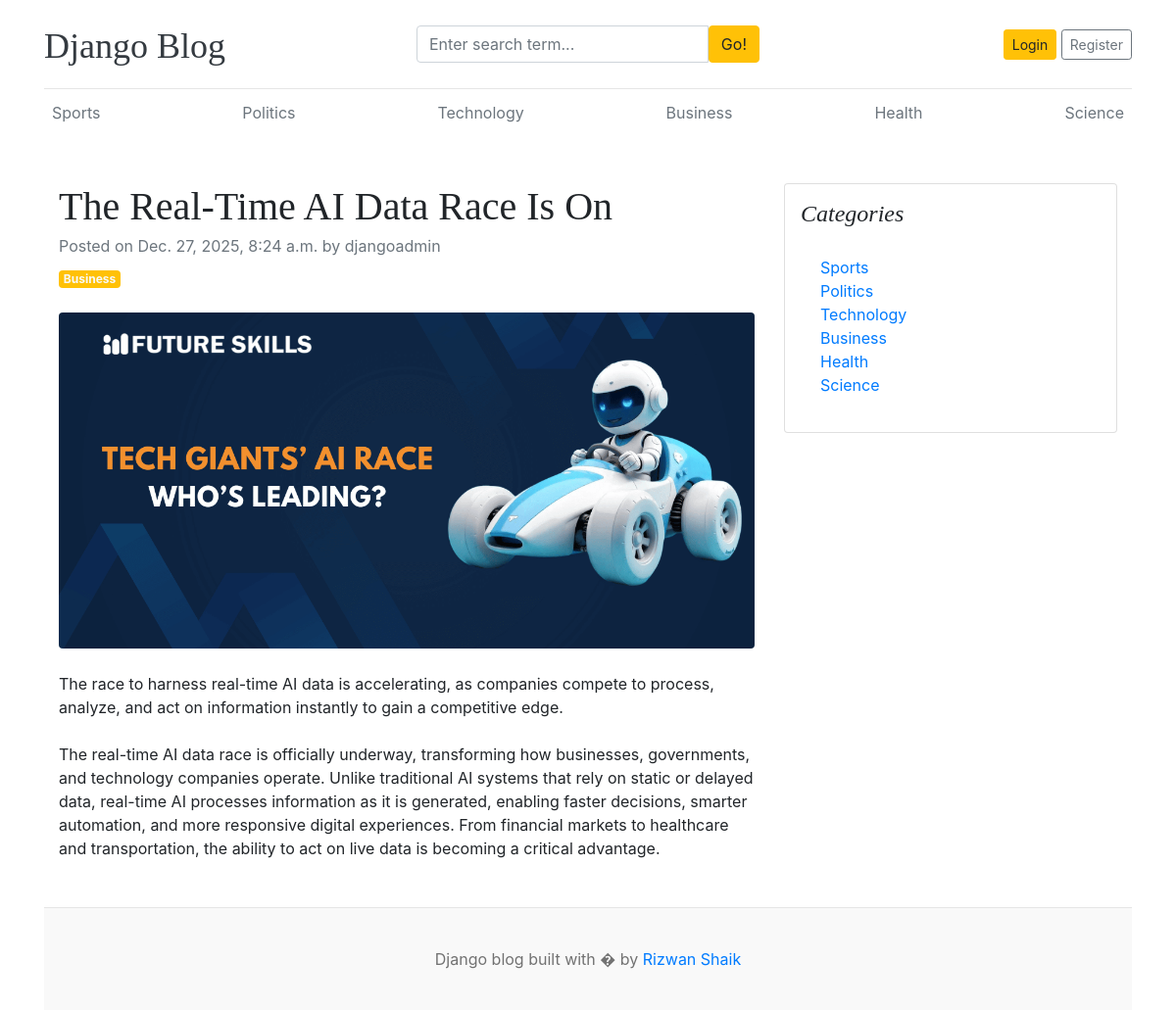
/blogs/the-real-time-ai-data-race-is-on/, run on an earlier commit of the app's database.
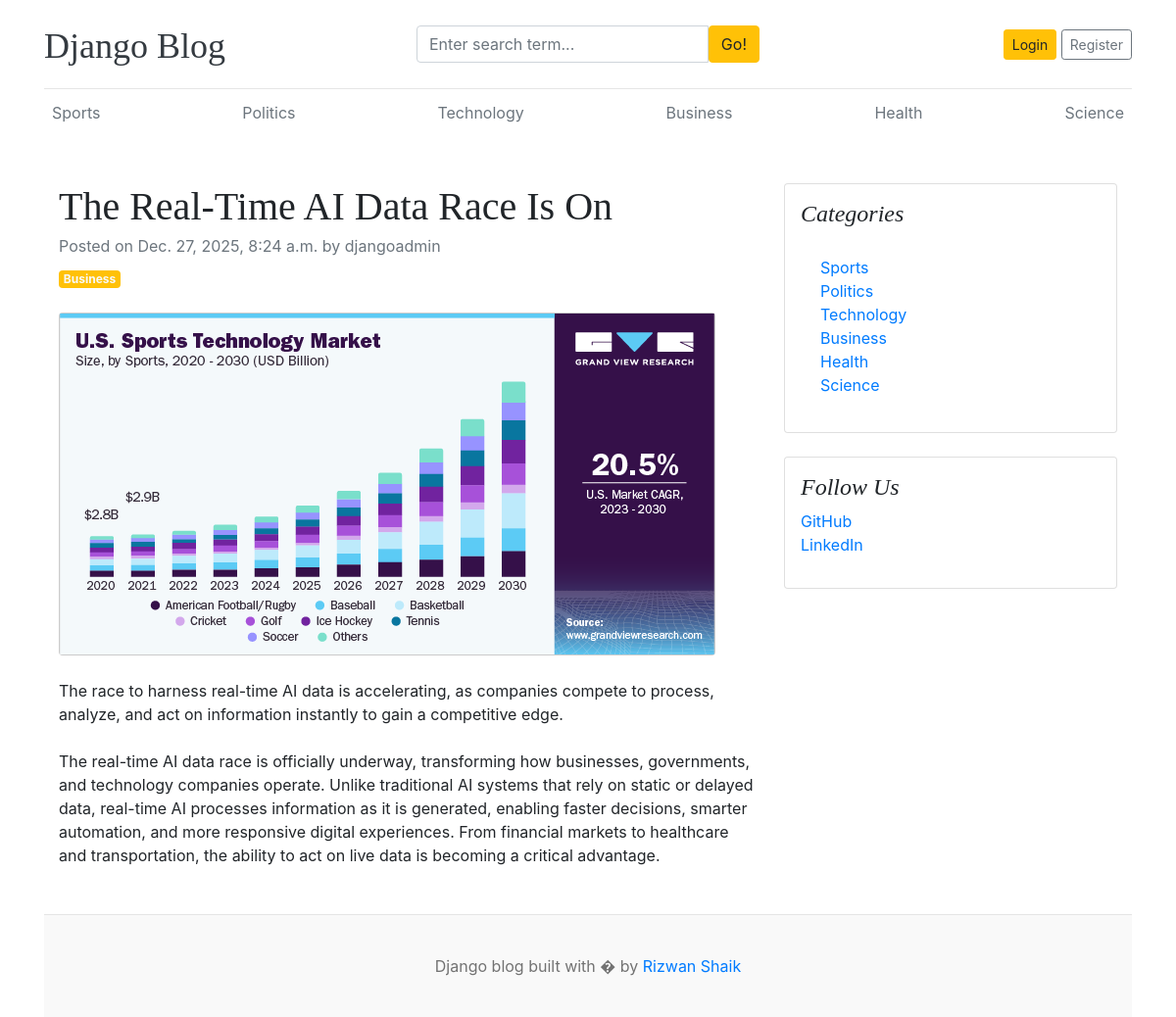
And on a later commit of the database.
### blogs/models.py (models this page shows, shortened)
class Category(models.Model):
    category_name = models.CharField(max_length=50, unique=True)
    created_at = models.DateTimeField(auto_now_add=True)
    updated_at = models.DateTimeField(auto_now=True)
    class Meta:
        verbose_name_plural = 'categories'
    def __str__(self):
        return self.category_name

class Blog(models.Model):
    title = models.CharField(max_length=100)
    slug = models.SlugField(max_length=150, unique=True, blank=True)
    category = models.ForeignKey(Category, on_delete=models.CASCADE)
    author = models.ForeignKey(User, on_delete=models.CASCADE)
    feature_image = models.ImageField(upload_to='uploads/%Y/%m/%d')
    short_description = models.TextField(max_length=500)
    blog_body = models.TextField(max_length=2000)
    status = models.CharField(max_length=20,choices=STATUS_CHOICES, default="Draft")
    is_featured = models.BooleanField(default=False)
    created_at = models.DateTimeField(auto_now_add=True)
    updated_at = models.DateTimeField(auto_now=True)

### assignements/models.py (models this page shows, shortened)
class SocialLink(models.Model):
    platform = models.CharField(max_length=25)
    link = models.URLField(max_length=100)
    created_at = models.DateTimeField(auto_now_add=True)
    updated_at = models.DateTimeField(auto_now=True)

### blogs/views.py (the view)
# urls.py: path('blogs/<slug:slug>/', BlogsView.blogs, name='blogs'),
def blogs(request, slug):
    single_blog = get_object_or_404(Blog, slug=slug, status='Published')
    context = {
        'single_blog': single_blog,
    }
    return render(request, 'blogs.html', context)

### blogs/context_processors.py (called while the page is built)
def get_categories(request):
    categories = Category.objects.all()
    return dict(categories=categories)

def get_social_links(request):
    social_links = SocialLink.objects.all()
    return dict(social_links=social_links)

### templates/blogs.html (shortened to what this page needs)
{% extends 'base.html' %}
{% block content %}
<div class="container mt-5">
    <div class="row">
        <div class="col-lg-8">
            <article>
                <header class="mb-4">
                    <h1 class="fw-bolder mb-1">{{ single_blog.title}}</h1>
                    <div class="text-muted fst-italic mb-2">Posted on {{ single_blog.created_at}} by {{ single_blog.author}}</div>
                    <a class="badge bg-warning text-decoration-none text-light" href="#!">{{ single_blog.category}}</a>
                </header>
                <figure class="mb-4"><img class="img-fluid rounded" src="{{ single_blog.feature_image.url }}" alt="..." /></figure>
                <section class="mb-5">
                    <p class="fs-5 mb-4">{{ single_blog.short_description}}</p>
                    <p class="fs-5 mb-4">{{ single_blog.blog_body}}</p>
                    </section>
            </article>
        </div>
        <div class="col-lg-4">
            <div class="card mb-4 p-3">
                <h4 class="font-italic">Categories</h4>
                <div class="card-body">
                    <div class="row">
                        <div class="col-sm-6">
                            <ul class="list-unstyled mb-0">
                                {% for cat in categories %}
                                <li><a href="{% url 'post_by_category' cat.id}">{{ cat.category_name}}</a></li>
                            </ul>
                        </div>
                    </div>
                </div>
            </div>
            {% if social_links %}
            <div class="card mb-4 p-3">
                <h4 class="font-italic">Follow Us</h4>
                <ol class="list-unstyled">
                    {% for i in social_links %}
                    <li><a href="{{ i.link }}" target="_blank">{{ i.platform }}</a></li>
                    {% endfor %}
                </ol>
            </div>
            {% endif %}
        </div>
    </div>
</div>
{% endblock %}

### templates/base.html (shortened to what this page needs)
{% load static %}
<!DOCTYPE html>
<html lang="en">
  <head>
    <link
      href="https://getbootstrap.com/docs/4.0/dist/css/bootstrap.min.css"
      rel="stylesheet"
    />
    <link href="{% static 'css/blog.css' %}" rel="stylesheet" />
    <link rel="stylesheet" href="https://cdnjs.cloudflare.com/ajax/libs/font-awesome/4.7.0/css/font-awesome.min.css">
  </head>
  <body>
    <div class="container">
      <header class="blog-header py-3">
        <div class="row flex-nowrap justify-content-between align-items-center">
          <div class="col-4 pt-1">
            <a class="blog-header-logo text-dark" href="/">Django Blog</a>
          </div>
          <div class="col-4">
            <form action="{% url 'search' %}" method="GET">
                <div class="input-group">
                    <input class="form-control" type="text" name="keyword" placeholder="Enter search term..." aria-label="Enter search term..." aria-describedby="button-search" />
                    <button type="submit" class="btn btn-warning" id="button-search" type="button">Go!</button>
                </div>
            </form>
          </div>
          <div class="col-4 d-flex justify-content-end align-items-center">
            {% if not user.is_authenticated %}
            <a class="btn btn-sm btn-warning" href="{% url 'login' %}">Login</a> &nbsp;
            <a class="btn btn-sm btn-outline-secondary" href="{% url 'register' %}">Register</a>
            {% else %}
            <span><a href="{% url 'dashboard' %}">Dashboard</a></span>
            &emsp;
            <span class="btn text-dark"><a href="{% url 'logout' %}">Logout</a></span>
            {% endif %}
          </div>
        </div>
      </header>
      <div class="nav-scroller py-1 mb-2">
        <nav class="nav d-flex justify-content-between">
          {% for cat in categories %}
          <a class="p-2 text-muted" href="{% url 'posts_by_category' cat.id %}">{{cat.category_name}}</a>
          {% endfor %}
        </nav>
      </div>
{% block content %}
{% endblock %}
<footer class="blog-footer">
    <p>Django blog built with � by <a href="#">Rizwan Shaik</a></p>
  </footer>
</body>
</html>

What changed in the data, as far as the page shows it:
changed Blog "The Real-Time AI Data Race Is On": feature_image: a different picture
added SocialLink: platform "GitHub"
added SocialLink: platform "LinkedIn"
Also different on the page:
text now shown: "Follow Us"
